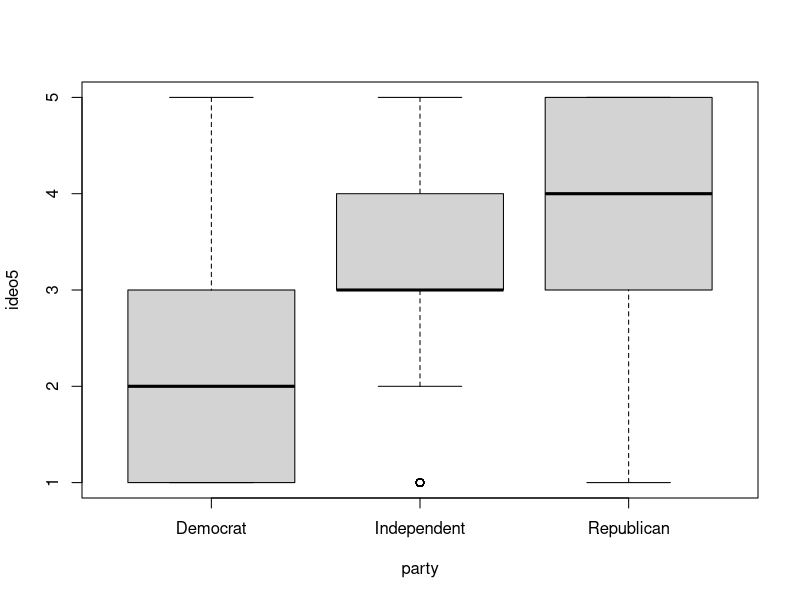
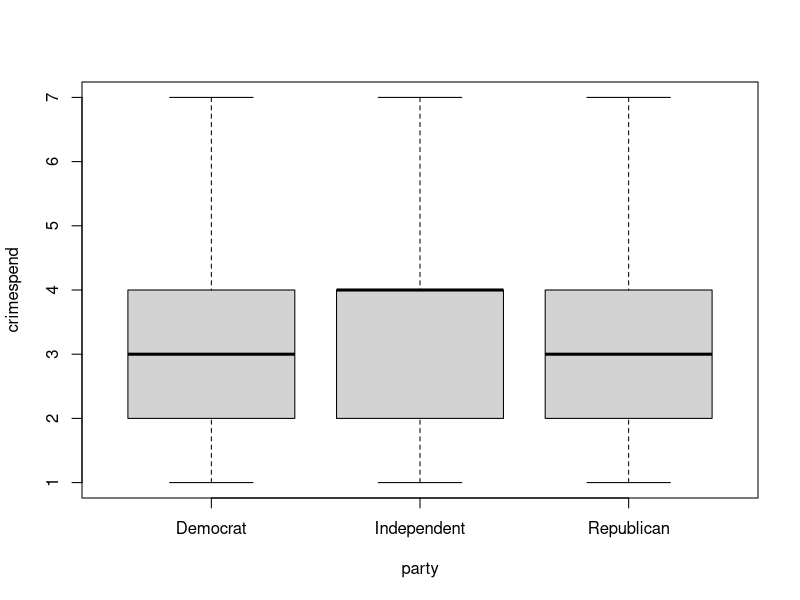

Write the R code that produced these figures, in order.
library(vcd)

# Week 4 Live Session
df = read.csv('w271_summer2017_anes.csv', header = TRUE, sep = ',')


# EDA of ideology
party.ideo.table = xtabs(~ party + ideo5, data = df)
party.ideo.table

# test independence - strong evidence against independence (p << .05)
ind.test = chisq.test(party.ideo.table, correct = FALSE)
ind.test
assocstats(party.ideo.table)
summary(party.ideo.table)

# check ordered relationship between party and ideology
boxplot(ideo5 ~ party, data = df)
round(prop.table(party.ideo.table, m = 2), 4)


# EDA of crime spend
party.crimespend.table = xtabs(~ party + crimespend, data = df)
party.crimespend.table

# test independence - strong evidence against independence (p << .05)
ind.test = chisq.test(party.crimespend.table, correct = FALSE)
ind.test
assocstats(party.crimespend.table)
summary(party.crimespend.table)

# check ordered relationship between party and crime spend
boxplot(crimespend ~ party, data = df)
round(prop.table(party.crimespend.table, m = 2), 4)

library(car)
library(nnet)
library(MASS)

# nominal model for party and crime spend
mod.nominal = multinom(party ~ crimespend, data = df)
summary(mod.nominal)

# test significance of effect of crime spend in nominal model
Anova(mod.nominal)

# ordinal model
mod.ordinal = polr(as.factor(party) ~ crimespend, data = df, method = 'logistic', Hess = TRUE)
summary(mod.ordinal)

# test significance of effect of crime spend in ordinal model
Anova(mod.ordinal)
